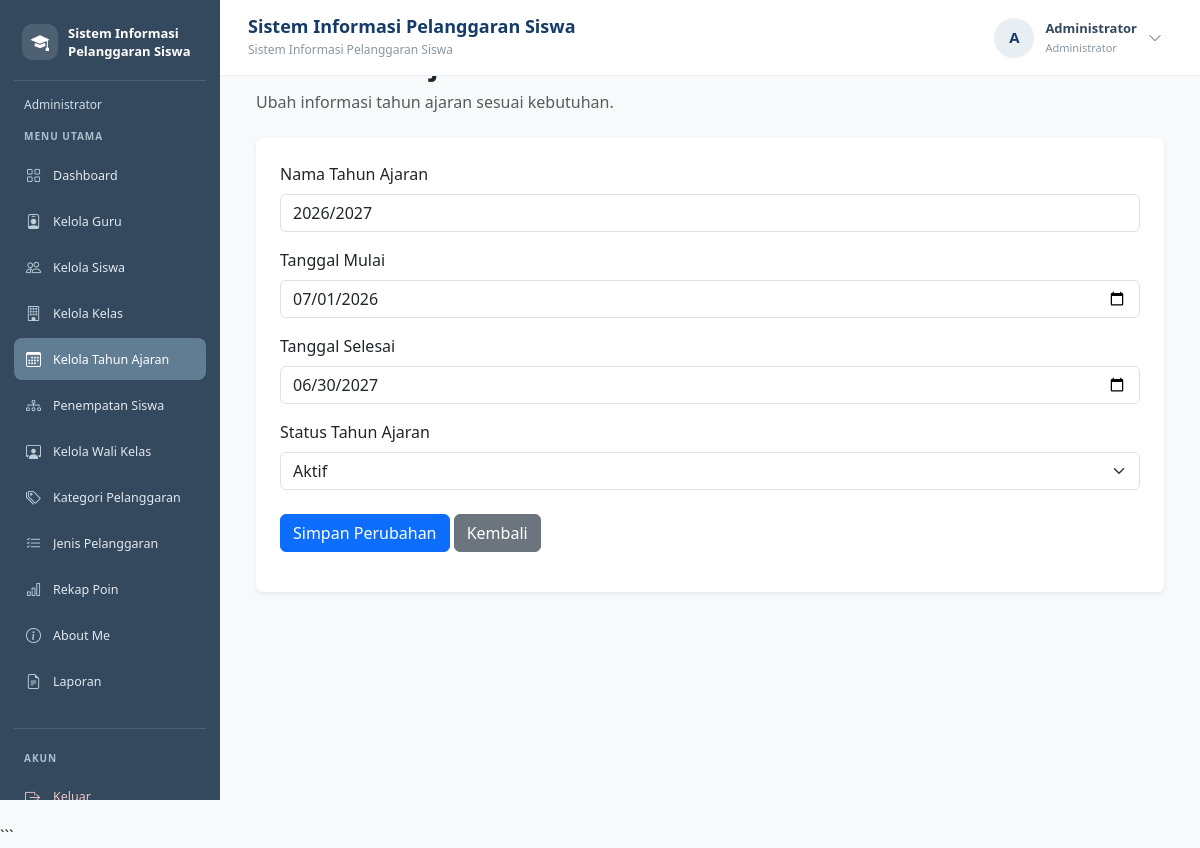
/edit_tahun_ajaran.php?id=1 (signed in), run on the app's committed database.
### tables this page shows
CREATE TABLE `t_tahun_ajaran` (
  `id` int(11) NOT NULL,
  `nama` varchar(20) NOT NULL,
  `tanggal_mulai` date NOT NULL,
  `tanggal_selesai` date NOT NULL,
  `status_aktif` tinyint(1) NOT NULL,
  `created_at` timestamp NULL DEFAULT current_timestamp(),
  `updated_at` timestamp NULL DEFAULT current_timestamp()
);

### edit_tahun_ajaran.php (the view, shortened to what this page needs)
<?php
include "config/koneksi.php";
$id = isset($_GET['id']) ? (int) $_GET['id'] : 0;
$stmt = mysqli_prepare(
    $koneksi,
    "SELECT id, nama, tanggal_mulai, tanggal_selesai, status_aktif
     FROM t_tahun_ajaran
     WHERE id = ?"
);
mysqli_stmt_bind_param($stmt, "i", $id);
mysqli_stmt_execute($stmt);
$hasil = mysqli_stmt_get_result($stmt);
$data = mysqli_fetch_assoc($hasil);
$nama = $data['nama'];
$tanggal_mulai = $data['tanggal_mulai'];
$tanggal_selesai = $data['tanggal_selesai'];
$status_aktif = (string) $data['status_aktif'];
?>
<!DOCTYPE html>
<html lang="id">
<head>
    <link href="https://cdn.jsdelivr.net/npm/bootstrap@5.3.8/dist/css/bootstrap.min.css" rel="stylesheet">
</head>
<body class="bg-light">
<?php include "includes/sidebar.php"; ?>
<?php include "includes/navbar.php"; ?>
<main class="konten-utama">
    <div class="container-fluid">
        <div class="mb-4">
            <h3 class="fw-bold">Edit Tahun Ajaran</h3>
            <p class="text-muted">Ubah informasi tahun ajaran sesuai kebutuhan.</p>
        </div>
        <div class="card border-0 shadow-sm">
            <div class="card-body p-4">
                <form method="POST">
                    <div class="mb-3">
                        <label for="nama" class="form-label">Nama Tahun Ajaran</label>
                        <input
                            type="text"
                            name="nama"
                            id="nama"
                            class="form-control"
                            placeholder="Contoh: 2026/2027"
                            value="<?= htmlspecialchars($nama, ENT_QUOTES, 'UTF-8'); ?>"
                            required
                        >
                    </div>
                    <div class="mb-3">
                        <label for="tanggal_mulai" class="form-label">Tanggal Mulai</label>
                        <input
                            type="date"
                            name="tanggal_mulai"
                            id="tanggal_mulai"
                            class="form-control"
                            value="<?= htmlspecialchars($tanggal_mulai, ENT_QUOTES, 'UTF-8'); ?>"
                            required
                        >
                    </div>
                    <div class="mb-3">
                        <label for="tanggal_selesai" class="form-label">Tanggal Selesai</label>
                        <input
                            type="date"
                            name="tanggal_selesai"
                            id="tanggal_selesai"
                            class="form-control"
                            value="<?= htmlspecialchars($tanggal_selesai, ENT_QUOTES, 'UTF-8'); ?>"
                            required
                        >
                    </div>
                    <div class="mb-4">
                        <label for="status_aktif" class="form-label">Status Tahun Ajaran</label>
                        <select name="status_aktif" id="status_aktif" class="form-select" required>
                            <option value="1" <?= $status_aktif === '1' ? 'selected' : ''; ?>>
                                Aktif
                            </option>
                        </select>
                    </div>
                    <button type="submit" class="btn btn-primary">
                        Simpan Perubahan
                    </button>
                    <a href="tahun_ajaran.php" class="btn btn-secondary">
                        Kembali
                    </a>
                </form>
            </div>
        </div>
    </div>
</main>
</body>
</html>

### edit_tahun_ajaran.php (style rules this page uses)
.konten-utama { margin-left: 220px; width: calc(100% - 220px); min-height: 100vh; padding: 24px; box-sizing: border-box; }

### data on the page
t_tahun_ajaran: nama "2026/2027", tanggal_mulai "07/01/2026", tanggal_selesai "06/30/2027", status_aktif "Aktif"

### other printed values
$labelRole "Administrator"
$menu[0] "Dashboard"
$menu[0] "Kelola Guru"
$menu[0] "Kelola Siswa"
$menu[0] "Kelola Kelas"
$menu[0] "Kelola Tahun Ajaran"
$menu[0] "Penempatan Siswa"
$menu[0] "Kelola Wali Kelas"
$menu[0] "Kategori Pelanggaran"
$menu[0] "Jenis Pelanggaran"
$menu[0] "Rekap Poin"
$menu[0] "About Me"
$menu[0] "Laporan"
$judulNavbar "Sistem Informasi Pelanggaran Siswa"
$inisial "A"
